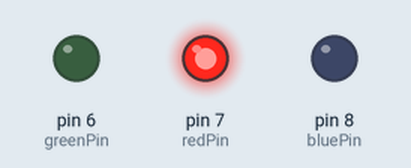
This sketch was run on a simulated Arduino Uno, built with avr-gcc and run on an emulated ATmega328P. Shown: output pins drawn as LEDs (lit = HIGH).

Above: at 0.5 s.
At 1.5 s:
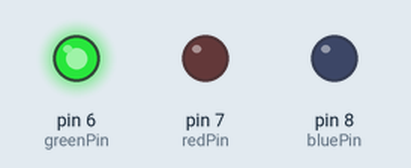
At 5.5 s:
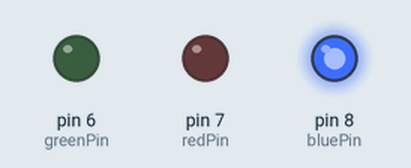
Timing chart, 0 to 6.9 s (numbered marks = the images above):
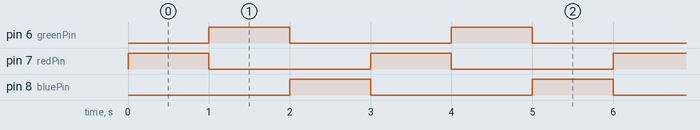

The sketch:

fp_test1.ino
```cpp
int redPin = 7;
int greenPin = 6;
int bluePin = 8;

void setup()
{
  pinMode(redPin, OUTPUT);
  pinMode(greenPin, OUTPUT);
  pinMode(bluePin, OUTPUT);
}

void loop()
{
  setColor(255, 0, 0);  // red
  delay(1000);
  setColor(0, 255,0);  // green
  delay(1000);
  setColor(0, 0, 255);  // blue
  delay(1000);

}

void setColor(int red, int green, int blue)
{

  analogWrite(redPin, red);
  analogWrite(greenPin, green);
  analogWrite(bluePin, blue);
}
```

Measured:
- by itself, pin 6 (greenPin), pin 7 (redPin), pin 8 (bluePin): alternates HIGH for 1.0 s and LOW for 2.0 s
- by itself, everything shown: repeats every 3.0 s, in 3 steps
